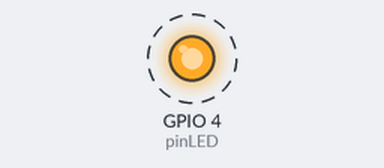
The program below on a simulated Raspberry Pi (BCM pin numbers). Shown: output pins drawn as LEDs (lit = HIGH). Dashed ring = blinking. What the program prints to the terminal is not drawn.

Above: at 0.5 s.
Timing chart, 0 to 4.6 s (numbered marks = the images above):
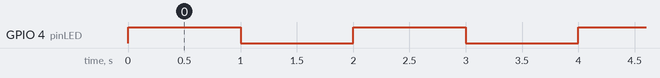

Measured:
- by itself, GPIO 4 (pinLED): alternates HIGH for 1.0 s and LOW for 1.0 s

The program:

Blink.py
```python
import RPi.GPIO as GPIO
from time import sleep

pinLED = 4

GPIO.setmode(GPIO.BCM)
GPIO.setwarnings(False)
GPIO.setup(pinLED, GPIO.OUT)

while True:
        GPIO.output(pinLED, GPIO.HIGH)
        print("LED on")
        sleep(1)

        GPIO.output(pinLED, GPIO.LOW)
        print("LED off")
        sleep(1)
```
